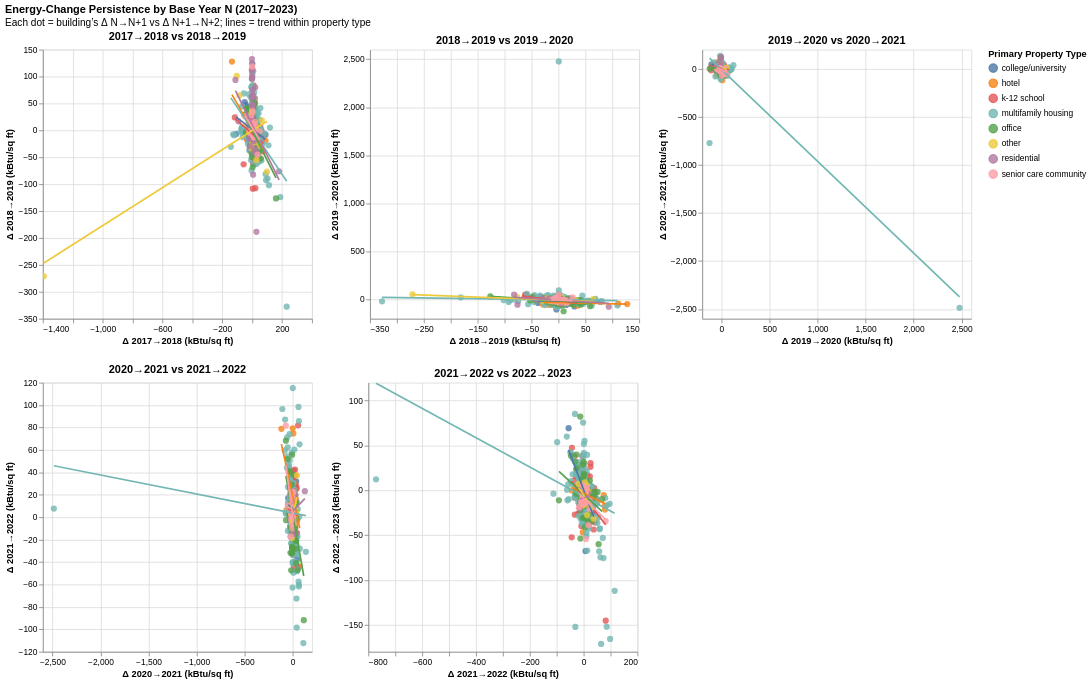

Notebook source saved alongside this figure:
### Markdown cell above
From the correlation, we could see that mostly the persistence after time is negative, which means the Site EUI energy usage tend to decrease if the energy use before is positive.

### Code cell
plot_energy_persistence_by_year(df_lagged)

### Figure 1 — Vega-Lite specification as saved in the notebook (floating-point values rounded to 4 significant figures; data arrays with more than 128 entries replaced by an {"elided": "..."} marker saying what was removed)
{"config": {"view": {"continuousWidth": 300, "continuousHeight": 300}}, "vconcat": [{"hconcat": [{"layer": [{"mark": {"type": "circle", "size": 55}, "encoding": {"color": {"condition": {"param": "param_058893d9ec4e6402", "field": "Primary Property Type", "type": "nominal"}, "value": "lightgray"}, "opacity": {"condition": {"param": "param_058893d9ec4e6402", "value": 0.8}, "value": 0.15}, "tooltip": [{"field": "ID", "type": "nominal"}, {"field": "Primary Property Type", "type": "nominal"}, {"field": "Data Year", "type": "quantitative"}, {"field": "Delta", "format": ".2f", "type": "quantitative"}, {"field": "Delta_next", "format": ".2f", "type": "quantitative"}], "x": {"field": "Delta", "title": "Δ 2017→2018 (kBtu/sq ft)", "type": "quantitative"}, "y": {"field": "Delta_next", "title": "Δ 2018→2019 (kBtu/sq ft)", "type": "quantitative"}}, "name": "view_41f03aa2afdcad81_0", "title": "2017→2018 vs 2018→2019"}, {"mark": {"type": "line", "size": 2}, "encoding": {"color": {"field": "Primary Property Type", "type": "nominal"}, "opacity": {"condition": {"param": "param_058893d9ec4e6402", "value": 1}, "value": 0.2}, "x": {"field": "Delta", "type": "quantitative"}, "y": {"field": "Delta_next", "type": "quantitative"}}, "transform": [{"on": "Delta", "regression": "Delta_next", "groupby": ["Primary Property Type"]}]}], "data": {"name": "data-9927a395f7d0b4a080d611dfc695d185"}, "height": 320, "width": 320}, {"layer": [{"mark": {"type": "circle", "size": 55}, "encoding": {"color": {"condition": {"param": "param_058893d9ec4e6402", "field": "Primary Property Type", "type": "nominal"}, "value": "lightgray"}, "opacity": {"condition": {"param": "param_058893d9ec4e6402", "value": 0.8}, "value": 0.15}, "tooltip": [{"field": "ID", "type": "nominal"}, {"field": "Primary Property Type", "type": "nominal"}, {"field": "Data Year", "type": "quantitative"}, {"field": "Delta", "format": ".2f", "type": "quantitative"}, {"field": "Delta_next", "format": ".2f", "type": "quantitative"}], "x": {"field": "Delta", "title": "Δ 2018→2019 (kBtu/sq ft)", "type": "quantitative"}, "y": {"field": "Delta_next", "title": "Δ 2019→2020 (kBtu/sq ft)", "type": "quantitative"}}, "name": "view_2bb0e23a286ae21b_0", "title": "2018→2019 vs 2019→2020"}, {"mark": {"type": "line", "size": 2}, "encoding": {"color": {"field": "Primary Property Type", "type": "nominal"}, "opacity": {"condition": {"param": "param_058893d9ec4e6402", "value": 1}, "value": 0.2}, "x": {"field": "Delta", "type": "quantitative"}, "y": {"field": "Delta_next", "type": "quantitative"}}, "transform": [{"on": "Delta", "regression": "Delta_next", "groupby": ["Primary Property Type"]}]}], "data": {"name": "data-2aa9fb4273d60d564776ffa246c192c6"}, "height": 320, "width": 320}, {"layer": [{"mark": {"type": "circle", "size": 55}, "encoding": {"color": {"condition": {"param": "param_058893d9ec4e6402", "field": "Primary Property Type", "type": "nominal"}, "value": "lightgray"}, "opacity": {"condition": {"param": "param_058893d9ec4e6402", "value": 0.8}, "value": 0.15}, "tooltip": [{"field": "ID", "type": "nominal"}, {"field": "Primary Property Type", "type": "nominal"}, {"field": "Data Year", "type": "quantitative"}, {"field": "Delta", "format": ".2f", "type": "quantitative"}, {"field": "Delta_next", "format": ".2f", "type": "quantitative"}], "x": {"field": "Delta", "title": "Δ 2019→2020 (kBtu/sq ft)", "type": "quantitative"}, "y": {"field": "Delta_next", "title": "Δ 2020→2021 (kBtu/sq ft)", "type": "quantitative"}}, "name": "view_310043bfc71dacb8_0", "title": "2019→2020 vs 2020→2021"}, {"mark": {"type": "line", "size": 2}, "encoding": {"color": {"field": "Primary Property Type", "type": "nominal"}, "opacity": {"condition": {"param": "param_058893d9ec4e6402", "value": 1}, "value": 0.2}, "x": {"field": "Delta", "type": "quantitative"}, "y": {"field": "Delta_next", "type": "quantitative"}}, "transform": [{"on": "Delta", "regression": "Delta_next", "groupby": ["Primary Property Type"]}]}], "data": {"name": "data-a42662fde1fd25c305ddcaa487c30f35"}, "height": 320, "width": 320}]}, {"hconcat": [{"layer": [{"mark": {"type": "circle", "size": 55}, "encoding": {"color": {"condition": {"param": "param_058893d9ec4e6402", "field": "Primary Property Type", "type": "nominal"}, "value": "lightgray"}, "opacity": {"condition": {"param": "param_058893d9ec4e6402", "value": 0.8}, "value": 0.15}, "tooltip": [{"field": "ID", "type": "nominal"}, {"field": "Primary Property Type", "type": "nominal"}, {"field": "Data Year", "type": "quantitative"}, {"field": "Delta", "format": ".2f", "type": "quantitative"}, {"field": "Delta_next", "format": ".2f", "type": "quantitative"}], "x": {"field": "Delta", "title": "Δ 2020→2021 (kBtu/sq ft)", "type": "quantitative"}, "y": {"field": "Delta_next", "title": "Δ 2021→2022 (kBtu/sq ft)", "type": "quantitative"}}, "name": "view_6057c0a706ed648f_0", "title": "2020→2021 vs 2021→2022"}, {"mark": {"type": "line", "size": 2}, "encoding": {"color": {"field": "Primary Property Type", "type": "nominal"}, "opacity": {"condition": {"param": "param_058893d9ec4e6402", "value": 1}, "value": 0.2}, "x": {"field": "Delta", "type": "quantitative"}, "y": {"field": "Delta_next", "type": "quantitative"}}, "transform": [{"on": "Delta", "regression": "Delta_next", "groupby": ["Primary Property Type"]}]}], "data": {"name": "data-2193e06797b93d8694d0f0dff7059967"}, "height": 320, "width": 320}, {"layer": [{"mark": {"type": "circle", "size": 55}, "encoding": {"color": {"condition": {"param": "param_058893d9ec4e6402", "field": "Primary Property Type", "type": "nominal"}, "value": "lightgray"}, "opacity": {"condition": {"param": "param_058893d9ec4e6402", "value": 0.8}, "value": 0.15}, "tooltip": [{"field": "ID", "type": "nominal"}, {"field": "Primary Property Type", "type": "nominal"}, {"field": "Data Year", "type": "quantitative"}, {"field": "Delta", "format": ".2f", "type": "quantitative"}, {"field": "Delta_next", "format": ".2f", "type": "quantitative"}], "x": {"field": "Delta", "title": "Δ 2021→2022 (kBtu/sq ft)", "type": "quantitative"}, "y": {"field": "Delta_next", "title": "Δ 2022→2023 (kBtu/sq ft)", "type": "quantitative"}}, "name": "view_92e93456faee8cfa_0", "title": "2021→2022 vs 2022→2023"}, {"mark": {"type": "line", "size": 2}, "encoding": {"color": {"field": "Primary Property Type", "type": "nominal"}, "opacity": {"condition": {"param": "param_058893d9ec4e6402", "value": 1}, "value": 0.2}, "x": {"field": "Delta", "type": "quantitative"}, "y": {"field": "Delta_next", "type": "quantitative"}}, "transform": [{"on": "Delta", "regression": "Delta_next", "groupby": ["Primary Property Type"]}]}], "data": {"name": "data-a15be1dfef5979739d4f772ec9355b00"}, "height": 320, "width": 320}, {"data": {"name": "empty"}, "mark": {"type": "text", "text": ""}, "height": 320, "name": "view_0d71f328f19364e6_2", "width": 320}]}], "params": [{"name": "param_058893d9ec4e6402", "select": {"type": "point", "fields": ["Primary Property Type"]}, "bind": {"input": "select", "options": ["college/university", "hotel", "k-12 school", "multifamily housing", "office", "other", "residential", "senior care community"], "name": "Property Type: "}, "views": ["view_41f03aa2afdcad81_0", "view_2bb0e23a286ae21b_0", "view_310043bfc71dacb8_0", "view_6057c0a706ed648f_0", "view_92e93456faee8cfa_0"]}, {"name": "param_1e9efca18e7a2868", "select": {"type": "interval", "encodings": ["x", "y"]}, "bind": "scales", "views": ["view_41f03aa2afdcad81_0", "view_2bb0e23a286ae21b_0", "view_310043bfc71dacb8_0", "view_6057c0a706ed648f_0", "view_92e93456faee8cfa_0", "view_0d71f328f19364e6_2"]}], "resolve": {"scale": {"x": "shared", "y": "shared"}}, "title": {"text": "Energy-Change Persistence by Base Year N (2017–2023)", "subtitle": ["Each dot = building’s Δ N→N+1 vs Δ N+1→N+2; lines = trend within property type"]}, "$schema": "https://vega.github.io/schema/vega-lite/v6.1.0.json", "datasets": {"data-9927a395f7d0b4a080d611dfc695d185": {"elided": "1973 records"}, "data-2aa9fb4273d60d564776ffa246c192c6": {"elided": "1476 records"}, "data-a42662fde1fd25c305ddcaa487c30f35": {"elided": "1823 records"}, "data-2193e06797b93d8694d0f0dff7059967": {"elided": "1670 records"}, "data-a15be1dfef5979739d4f772ec9355b00": {"elided": "1661 records"}, "empty": [{}]}}
